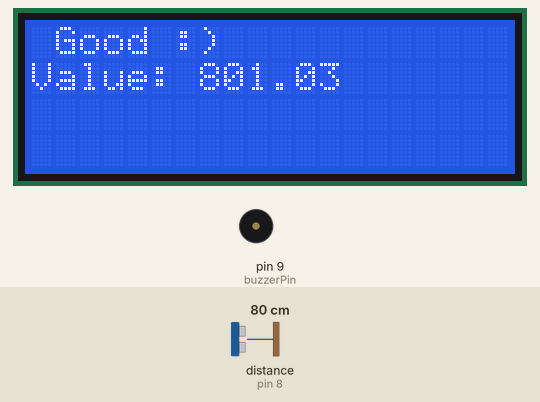
Bench run of a sketch on a simulated Arduino Uno, built with avr-gcc and run on an emulated ATmega328P. On the bench: 20×4 character LCD, buzzer (waves = sounding). Wiring (inferred from the names in the program): ultrasonic range finder: trigger pin 7; echo pin 8. The test bench sets the inputs (shaded band); at power-on: distance to the obstacle (sensor on pin 8) 80 cm. The echo pulse lasts 58.3 µs per cm; what the sketch prints to the serial monitor is not drawn.

Above: at 1.2 s.
1.3 s: distance to the obstacle (sensor on pin 8) set to 2 cm
At 1.55 s:
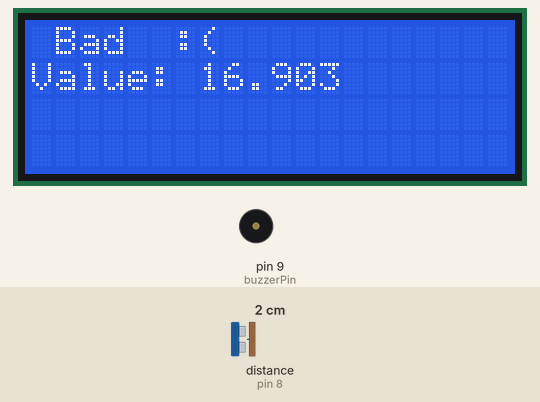
3.2 s: distance to the obstacle (sensor on pin 8) set to 6 cm
At 3.26 s:
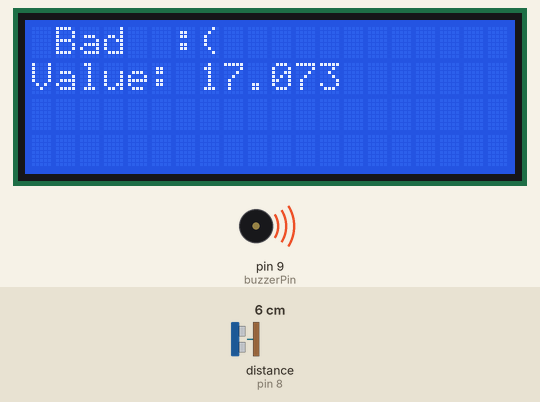
4.8 s: distance to the obstacle (sensor on pin 8) set to 9 cm
At 5.5 s:
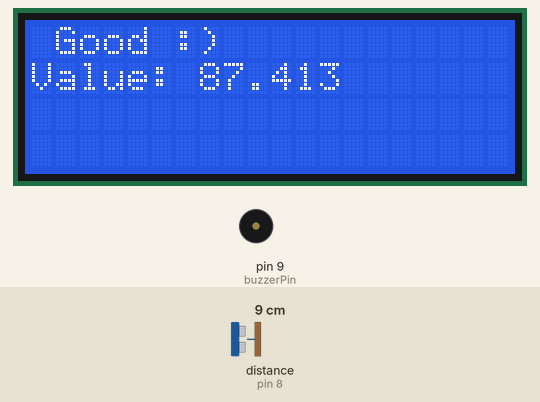
6.5 s: distance to the obstacle (sensor on pin 8) set to 60 cm
At 7.5 s:
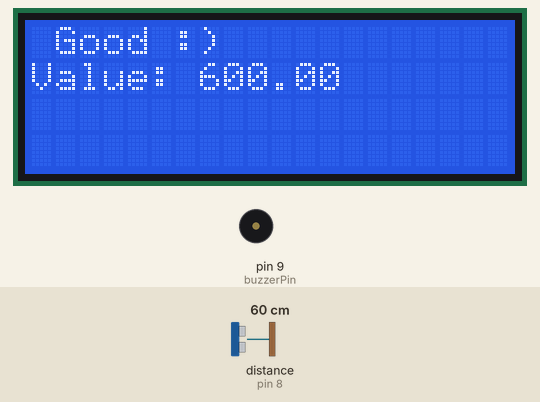
Timing chart, 0 to 9.0 s (numbered marks = the images above; inputs shaded):
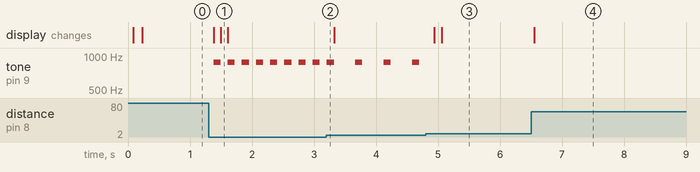

The sketch:

Ultrasonic_Sensor_Tutorial_WithLCD.ino
```cpp
#include <Wire.h>
#include <LiquidCrystal_I2C.h>

const int trigPin = 7;
const int echoPin = 8;
const int buzzerPin = 9;
const float badDistanceThreshold = 70;

LiquidCrystal_I2C lcd(0x27, 20, 4);
int state = -1;

float mm;
int newDelay;
unsigned long currentMillis;
unsigned long previousMillis = 0;  // Variable to store the last time something happened
unsigned long interval;
unsigned long prevBuzz = 0;
unsigned long currentBuzz ;
void setup() {
  Serial.begin(9600);
  pinMode(trigPin, OUTPUT);
  pinMode(echoPin, INPUT);
  pinMode(buzzerPin, OUTPUT);
  lcd.init();
  lcd.backlight();
  lcd.clear();
  lcd.setCursor(0, 1);
  lcd.print("Value:");
}

float measureDistance() {
  long duration;
  digitalWrite(trigPin, LOW);
  delayMicroseconds(2);
  digitalWrite(trigPin, HIGH);
  delayMicroseconds(10);
  digitalWrite(trigPin, LOW);
  duration = pulseIn(echoPin, HIGH);
  return duration / 5.8; // Convert the time to millimeters
}

void updateDisplay() {
  lcd.setCursor(1, 0);
  if (state == 0) {
    lcd.print("Bad  :(");
  } else if (state == 1) {
    lcd.print("Good :)");
  }

  lcd.setCursor(7, 1);
  lcd.print(mm, 2);
}

void updateBuzz() {
  // Calculate the number of buzzes based on distance (adjust as needed)
  // Calculate the pitch based on distance (adjust as needed)
  tone(buzzerPin, 880, 500); // Adjust duration as needed
}

void loop() {
  currentMillis = millis();
  currentBuzz = millis();
  mm = measureDistance();
  Serial.print("Distance: ");
  Serial.println(mm, 2);
  updateDisplay();
  newDelay = ((mm) * 5) + 30;
  interval = map(mm, 0, badDistanceThreshold, 10, 500);

  if (mm < badDistanceThreshold) {
    state = 0; // Set to "Bad" state

    if (currentMillis - previousMillis >= interval) {
      updateBuzz();
     prevBuzz = currentBuzz;
      previousMillis = currentMillis;  // Update the last time something happened
    }
  } else {
    state = 1; // Set to "Good" state
    delay(10);
  }
  if (currentBuzz - prevBuzz >= 100){
    noTone(buzzerPin);

  }

  delay(100);
}
```

Measured:
- the behaviour switches between 7 and 8 cm on distance to the obstacle (sensor on pin 8) (found by bisection; images 2 and 3)
- after the input at 1.3 s, tone on pin 9 (buzzerPin): alternates 880 Hz for 0.11 s and silent for 0.11 s, starting after 0.08 s; the display: first changes after 0.08 s (image 1 shows a later state)
- after the input at 3.2 s, tone on pin 9 (buzzerPin): alternates 880 Hz for 0.11 s and silent for 0.34 s, starting after 0.47 s
- after the input at 4.8 s, tone on pin 9 (buzzerPin): stops changing and stays silent; the display: first changes after 0.14 s (image 3 shows a later state)
- after the input at 6.5 s, the display: changes after 0.05 s (image 4)
